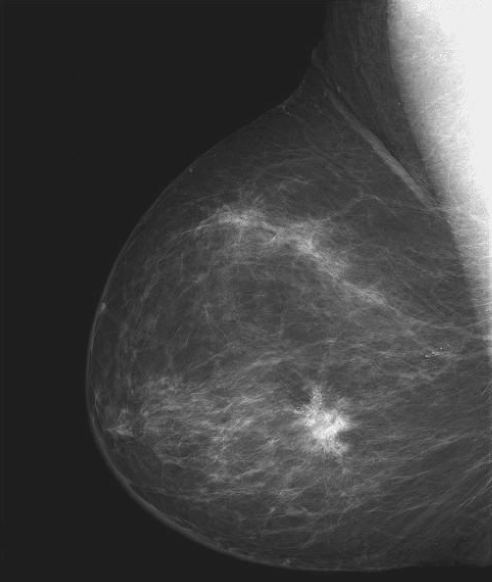
%> input picture DIPUM2E_International_Original_Book_Images/DIPUM2E_International_Original_Book_Images/DIPUM2E_International_Ed_CH02_Images/Fig0203(a).tif, 984 x 1164 px (shown at 1/2 size)
$ octave e2_4.m   (GNU Octave 9; MATLAB toolbox functions it lacks are replaced by stand-ins)
%> lines starting %> are read from the running program, lines starting %| are printed output that depends on the picture
clc,clear,close all;
f = imread('Fig0203(a).tif');
%> f is the input picture: size 1164x984 uint8; min 21, max 255, mean 66.6
figure
subplot(221),imhist(f)
h = imhist(f,25);
%> h = 25 values, max 418070 at index 4, min 0 at index 1, mean 45815
horz = linspace(0,255,25);
subplot(222),bar(horz,h)
axis([0 255 0 60000])
set(gca, 'xtick', 0:50:255)
set(gca, 'ytick', 0:20000:60000)
subplot(223),stem(horz,h,'fill')
axis([0 255 0 60000])
set(gca, 'xtick', 0:50:255)
set(gca, 'ytick', 0:20000:60000)
hc = imhist(f);
%> hc = 256 values, max 392231 at index 31, min 0 at index 1, mean 4474.1
subplot(224),plot(hc)
axis([0 255 0 15000])
set(gca, 'xtick', 0:50:255)
set(gca, 'ytick', 0:20000:15000)
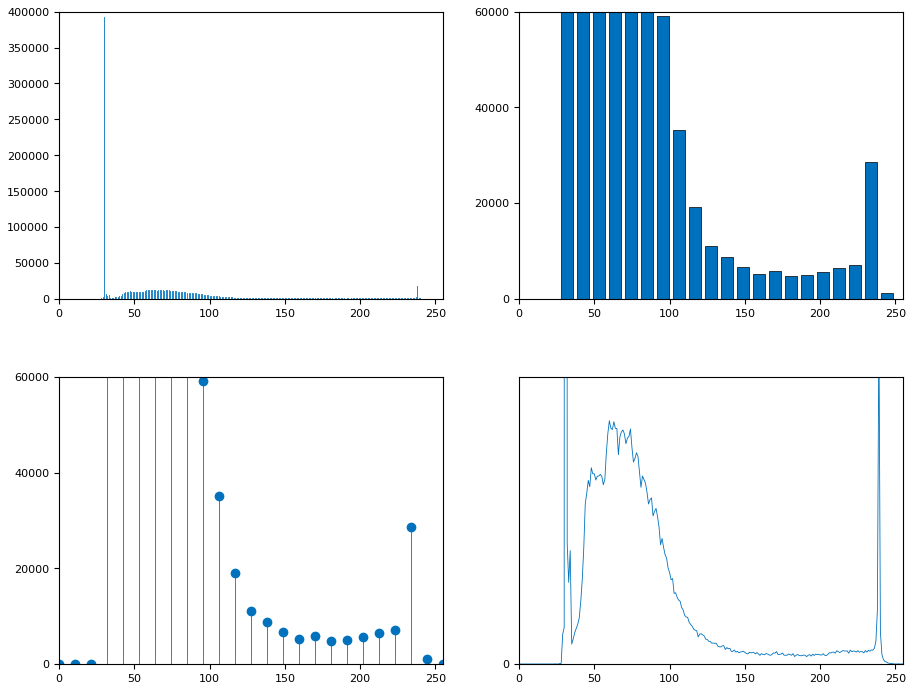
%> figure redrawn from the program's plot data, 4 panels; panel 1: highest point at x = 30, y = 392231; panel 2: tallest bar 418070 high, from x = 27.62 to 36.12; panel 3: highest point at x = 31.88, y = 418070, above the top of the axes

$ run again, with DIPUM2E_International_Original_Book_Images/DIPUM2E_International_Original_Book_Images/DIPUM2E_International_Ed_CH02_Images/Fig0205(a).tif copied over DIPUM2E_International_Original_Book_Images/DIPUM2E_International_Original_Book_Images/DIPUM2E_International_Ed_CH02_Images/Fig0203(a).tif
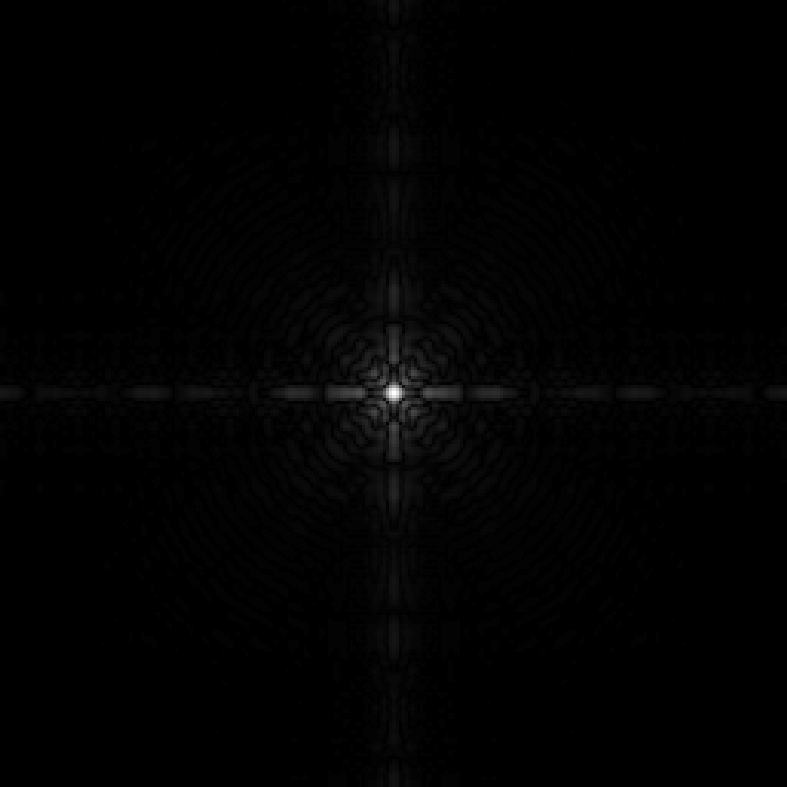
%> input picture DIPUM2E_International_Original_Book_Images/DIPUM2E_International_Original_Book_Images/DIPUM2E_International_Ed_CH02_Images/Fig0205(a).tif, 787 x 787 px
%> f is the input picture: size 787x787 uint8; min 0, max 255, mean 2.1
%> h = 25 values, max 546929 at index 1, min 0 at index 10, mean 24774.8
%> hc = 256 values, max 422685 at index 1, min 0 at index 2, mean 2419.4
%> `set(gca, 'ytick', 0:20000:15000)`:
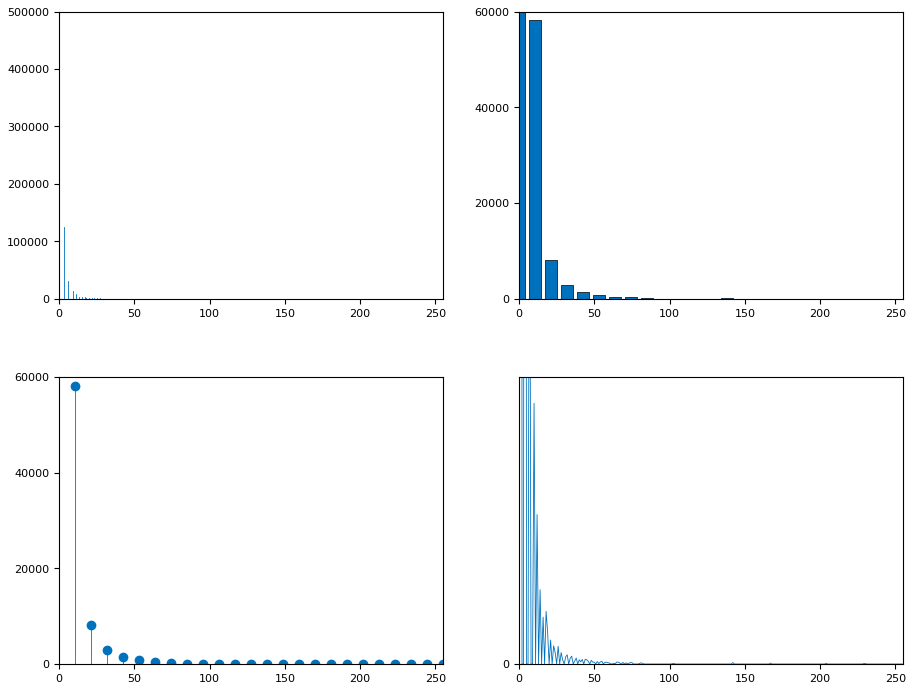
%> figure redrawn from the program's plot data, 4 panels; panel 1: highest point at x = 0, y = 422685; panel 2: tallest bar 546929 high, from x = -4.25 to 4.25; panel 3: highest point at x = 0, y = 546929, above the top of the axes

$ run again, with DIPUM2E_International_Original_Book_Images/DIPUM2E_International_Original_Book_Images/DIPUM2E_International_Ed_CH02_Images/Fig0206(a).tif copied over DIPUM2E_International_Original_Book_Images/DIPUM2E_International_Original_Book_Images/DIPUM2E_International_Ed_CH02_Images/Fig0203(a).tif
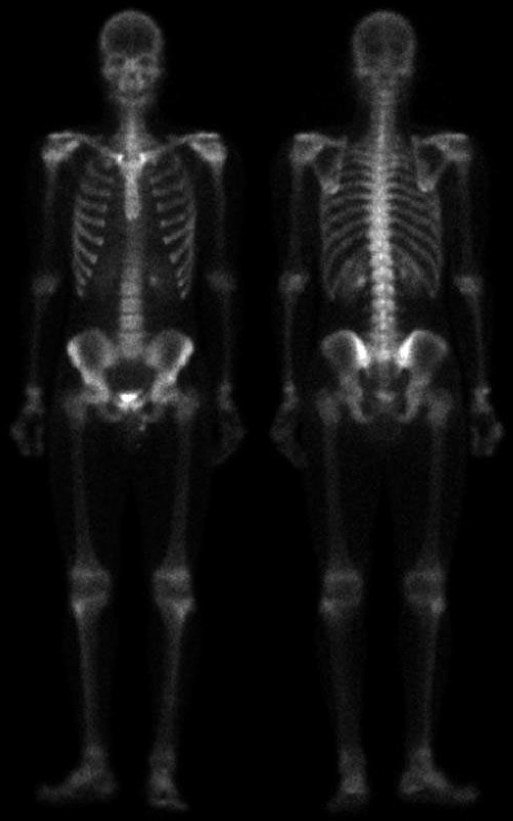
%> input picture DIPUM2E_International_Original_Book_Images/DIPUM2E_International_Original_Book_Images/DIPUM2E_International_Ed_CH02_Images/Fig0206(a).tif, 1026 x 1641 px (shown at 1/2 size)
%> f is the input picture: size 1641x1026 uint8; min 0, max 255, mean 17.1
%> h = 25 values, max 897703 at index 1, min 252 at index 24, mean 67346.6
%> hc = 256 values, max 698816 at index 1, min 4 at index 233, mean 6576.8
%> `set(gca, 'ytick', 0:20000:15000)`:
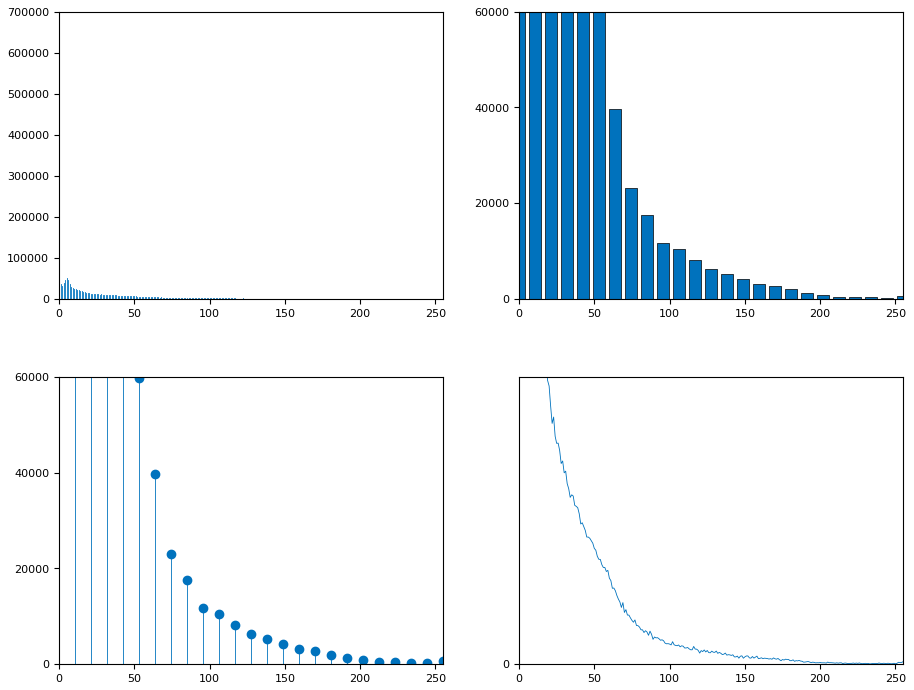
%> figure redrawn from the program's plot data, 4 panels; panel 1: highest point at x = 0, y = 698816; panel 2: tallest bar 897703 high, from x = -4.25 to 4.25; panel 3: highest point at x = 0, y = 897703, above the top of the axes

$ run again, with DIPUM2E_International_Original_Book_Images/DIPUM2E_International_Original_Book_Images/DIPUM2E_International_Ed_CH02_Images/Fig0208(a).tif copied over DIPUM2E_International_Original_Book_Images/DIPUM2E_International_Original_Book_Images/DIPUM2E_International_Ed_CH02_Images/Fig0203(a).tif
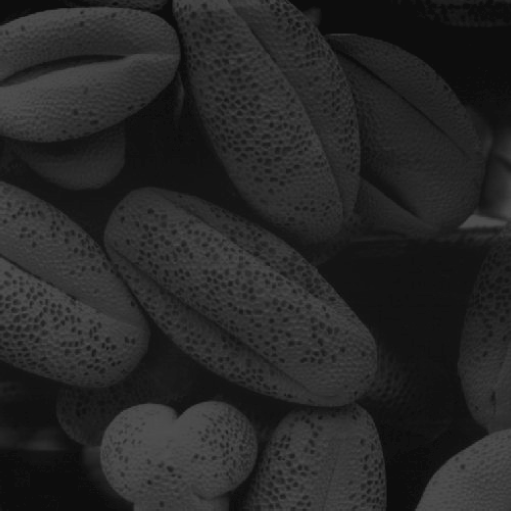
%> input picture DIPUM2E_International_Original_Book_Images/DIPUM2E_International_Original_Book_Images/DIPUM2E_International_Ed_CH02_Images/Fig0208(a).tif, 1021 x 1021 px (shown at 1/2 size)
%> f is the input picture: size 1021x1021 uint8; min 13, max 83, mean 38.8
%> h = 25 values, max 250053 at index 3, min 0 at index 1, mean 41697.6
%> hc = 256 values, max 73608 at index 14, min 0 at index 1, mean 4072
%> `set(gca, 'ytick', 0:20000:15000)`:
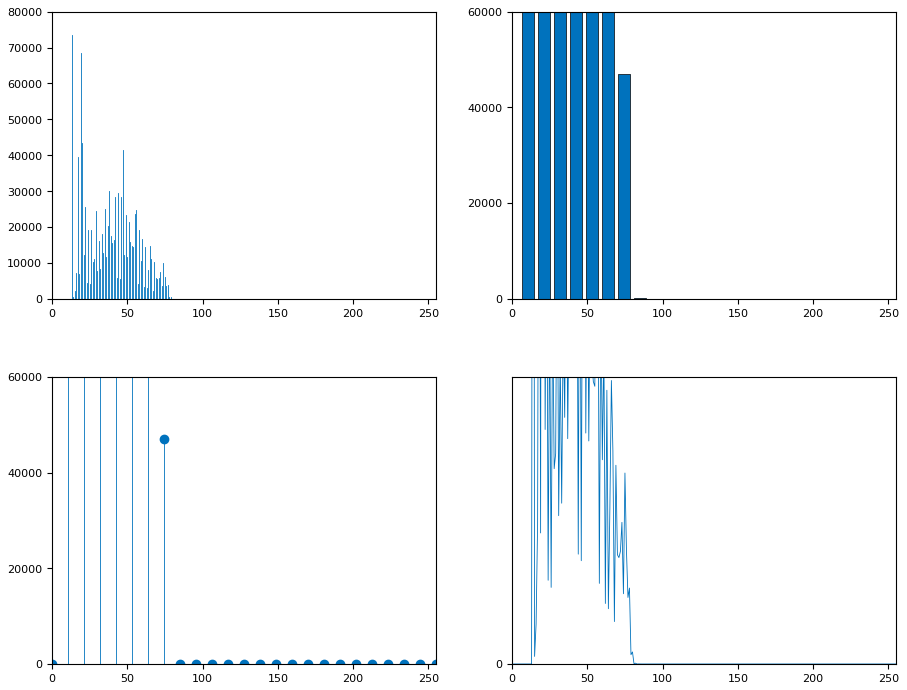
%> figure redrawn from the program's plot data, 4 panels; panel 1: highest point at x = 13, y = 73608; panel 2: tallest bar 250053 high, from x = 17 to 25.5; panel 3: highest point at x = 21.25, y = 250053, above the top of the axes
